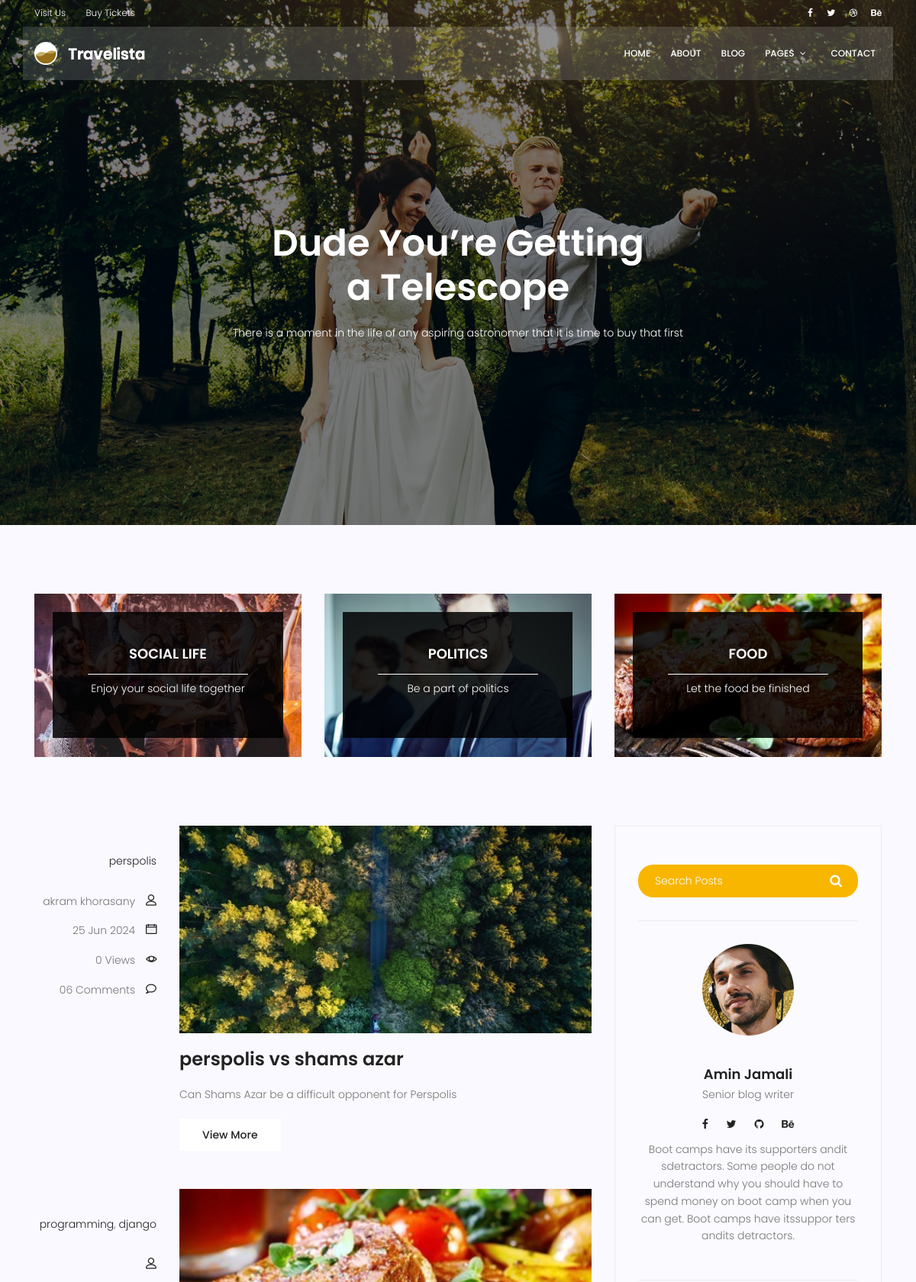
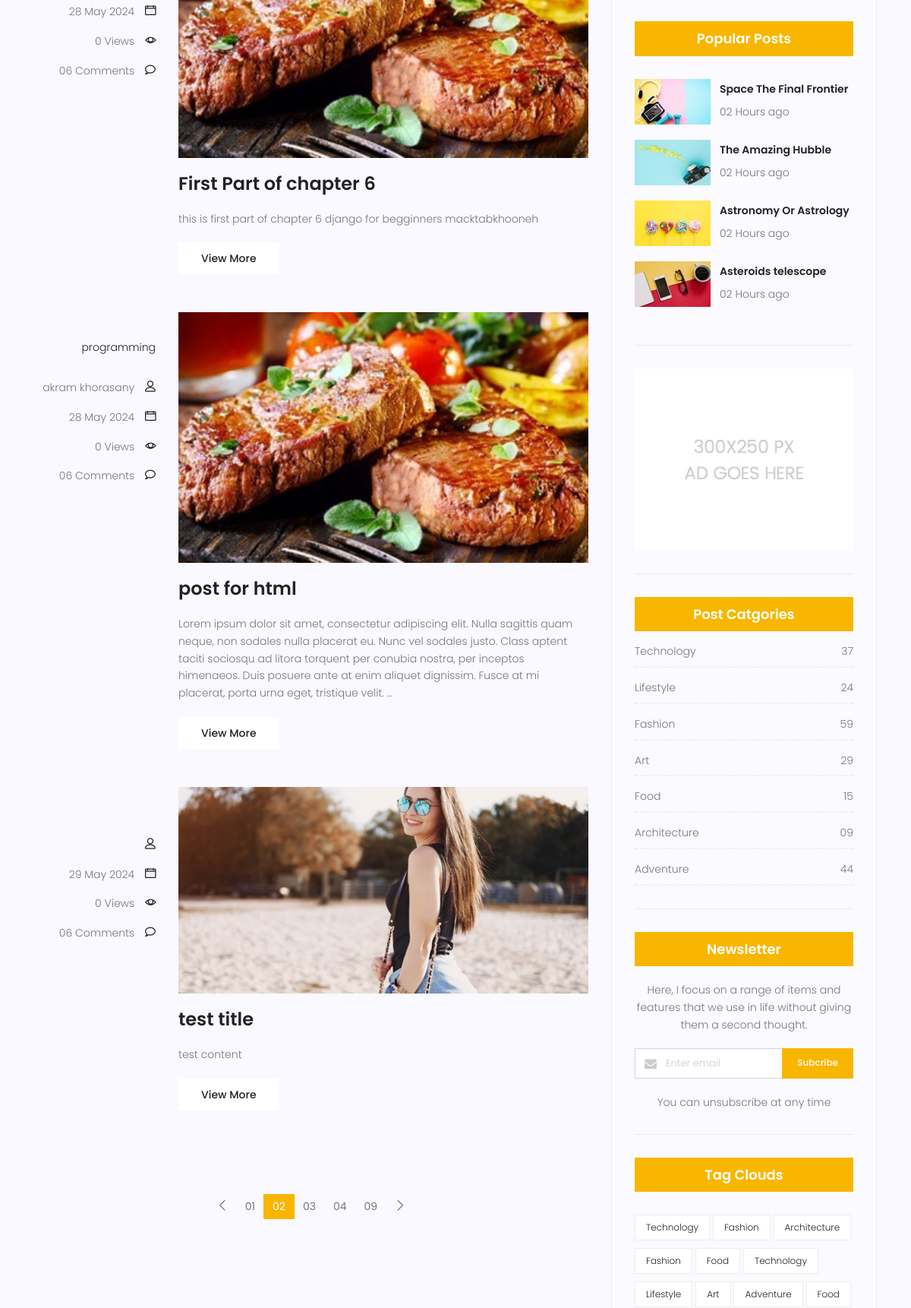
Screenshot of /blog/ (upper part) with the database file from the repository (2 pictures, top to bottom).
### blog/models.py (models this page shows, shortened)
class Category(models.Model):
    name = models.CharField(max_length=255)
    def __str__(self) -> str:
        return self.name

class Post(models.Model):
    image = models.ImageField(upload_to = 'blog/', default='blog/default.jpj')
    author = models.ForeignKey(User, on_delete=models.SET_NULL, null=True)
    title = models.CharField(max_length=255)
    content = models.TextField()
    category = models.ManyToManyField(Category)
    counted_views = models.PositiveIntegerField(default=0)
    status = models.BooleanField(default=False)
    published_date = models.DateTimeField(null=True)
    created_at = models.DateTimeField(auto_now_add=True)
    updated_at = models.DateTimeField(auto_now=True)
    class Meta:
        ordering = ('-created_at',)

### blog/views.py (the view)
# urls.py: path('', blog_view, name='index'),
def blog_view(request):
    posts = Post.objects.filter(status=1)
    context = {'posts':posts}
    return render(request, 'blog/blog-home.html', context)

### templates/blog/blog-home.html (shortened to what this page needs)
{% extends "base.html" %}
{% load static %}
{% block content %}
			<section class="banner-area relative blog-home-banner" id="home">
				<div class="overlay overlay-bg"></div>
				<div class="container">
					<div class="row d-flex align-items-center justify-content-center">
						<div class="about-content blog-header-content col-lg-12">
							<h1 class="text-white">
								Dude You’re Getting
								a Telescope
							</h1>
							<p class="text-white">
								There is a moment in the life of any aspiring astronomer that it is time to buy that first
							</p>
						</div>
					</div>
				</div>
			</section>
			<section class="top-category-widget-area pt-90 pb-90 ">
				<div class="container">
					<div class="row">
						<div class="col-lg-4">
							<div class="single-cat-widget">
								<div class="content relative">
									<div class="overlay overlay-bg"></div>
								    <a href="#" target="_blank">
								      <div class="thumb">
								  		 <img class="content-image img-fluid d-block mx-auto" src="{% static 'img/blog/cat-widget1.jpg' %}" alt="">
								  	  </div>
								      <div class="content-details">
								        <h4 class="content-title mx-auto text-uppercase">Social life</h4>
								        <span></span>
								        <p>Enjoy your social life together</p>
								      </div>
								    </a>
								</div>
							</div>
						</div>
						<div class="col-lg-4">
							<div class="single-cat-widget">
								<div class="content relative">
									<div class="overlay overlay-bg"></div>
								    <a href="#" target="_blank">
								      <div class="thumb">
								  		 <img class="content-image img-fluid d-block mx-auto" src="{% static 'img/blog/cat-widget2.jpg' %}" alt="">
								  	  </div>
								      <div class="content-details">
								        <h4 class="content-title mx-auto text-uppercase">Politics</h4>
								        <span></span>
								        <p>Be a part of politics</p>
								      </div>
								    </a>
								</div>
							</div>
						</div>
						<div class="col-lg-4">
							<div class="single-cat-widget">
								<div class="content relative">
									<div class="overlay overlay-bg"></div>
								    <a href="#" target="_blank">
								      <div class="thumb">
								  		 <img class="content-image img-fluid d-block mx-auto" src="{% static 'img/blog/cat-widget3.jpg' %}" alt="">
								  	  </div>
								      <div class="content-details">
								        <h4 class="content-title mx-auto text-uppercase">Food</h4>
								        <span></span>
								        <p>Let the food be finished</p>
								      </div>
								    </a>
								</div>
							</div>
						</div>
					</div>
				</div>
			</section>
			<section class="post-content-area">
				<div class="container">
					<div class="row">
						<div class="col-lg-8 posts-list">
							{% for post in posts %}
							<div class="single-post row">
								<div class="col-lg-3  col-md-3 meta-details">
									<ul class="tags">
										{% for cat in post.category.all %}
										<li>
											<a href="#">{{cat}}</a>{% if not forloop.last %},{%endif%}
										</li>
										{% endfor %}
									</ul>
									<div class="user-details row">
										<p class="user-name col-lg-12 col-md-12 col-6"><a href="#">{{post.author.get_full_name}}</a> <span class="lnr lnr-user"></span></p>
										<p class="date col-lg-12 col-md-12 col-6"><a href="#">{{post.published_date|date:"d M Y"}}</a> <span class="lnr lnr-calendar-full"></span></p>
										<p class="view col-lg-12 col-md-12 col-6"><a href="#">{{post.counted_views}} Views</a> <span class="lnr lnr-eye"></span></p>
										<p class="comments col-lg-12 col-md-12 col-6"><a href="#">06 Comments</a> <span class="lnr lnr-bubble"></span></p>
									</div>
								</div>
								<div class="col-lg-9 col-md-9 ">
									<div class="feature-img">
										<img class="img-fluid" src="{{post.image.url}}" alt="">
									</div>
									<a class="posts-title" href="{% url 'blog:single' pid=post.id %}"><h3>{{post.title}}</h3></a>
									<p class="excert">
										{{post.content|truncatewords:50}}
									</p>
									<a href="{% url 'blog:single' pid=post.id %}" class="primary-btn">View More</a>
								</div>
							</div>
							{% endfor %}
		                    <nav class="blog-pagination justify-content-center d-flex">
		                        <ul class="pagination">
		                            <li class="page-item">
		                                <a href="#" class="page-link" aria-label="Previous">
		                                    <span aria-hidden="true">
		                                        <span class="lnr lnr-chevron-left"></span>
		                                    </span>
		                                </a>
		                            </li>
		                            <li class="page-item"><a href="#" class="page-link">01</a></li>
		                            <li class="page-item active"><a href="#" class="page-link">02</a></li>
		                            <li class="page-item"><a href="#" class="page-link">03</a></li>
		                            <li class="page-item"><a href="#" class="page-link">04</a></li>
		                            <li class="page-item"><a href="#" class="page-link">09</a></li>
		                            <li class="page-item">
		                                <a href="#" class="page-link" aria-label="Next">
		                                    <span aria-hidden="true">
		                                        <span class="lnr lnr-chevron-right"></span>
		                                    </span>
		                                </a>
		                            </li>
		                        </ul>
		                    </nav>
						</div>
						<div class="col-lg-4 sidebar-widgets">
							<div class="widget-wrap">
								<div class="single-sidebar-widget search-widget">
									<form class="search-form" action="#">
			                            <input placeholder="Search Posts" name="search" type="text" onfocus="this.placeholder = ''" onblur="this.placeholder = 'Search Posts'" >
			                            <button type="submit"><i class="fa fa-search"></i></button>
			                        </form>
								</div>
								{% include "blog/blog-writer.html" %}
								<div class="single-sidebar-widget popular-post-widget">
									<h4 class="popular-title">Popular Posts</h4>
									<div class="popular-post-list">
										<div class="single-post-list d-flex flex-row align-items-center">
											<div class="thumb">
												<img class="img-fluid" src="{% static 'img/blog/pp1.jpg' %}" alt="">
											</div>
											<div class="details">
												<a href="blog-single.html"><h6>Space The Final Frontier</h6></a>
												<p>02 Hours ago</p>
											</div>
										</div>
										<div class="single-post-list d-flex flex-row align-items-center">
											<div class="thumb">
												<img class="img-fluid" src="{% static 'img/blog/pp2.jpg' %}" alt="">
											</div>
											<div class="details">
												<a href="blog-single.html"><h6>The Amazing Hubble</h6></a>
												<p>02 Hours ago</p>
											</div>
										</div>
										<div class="single-post-list d-flex flex-row align-items-center">
											<div class="thumb">
												<img class="img-fluid" src="{% static 'img/blog/pp3.jpg' %}" alt="">
											</div>
											<div class="details">
												<a href="blog-single.html"><h6>Astronomy Or Astrology</h6></a>
												<p>02 Hours ago</p>
											</div>
										</div>
										<div class="single-post-list d-flex flex-row align-items-center">
											<div class="thumb">
												<img class="img-fluid" src="{% static 'img/blog/pp4.jpg' %}" alt="">
											</div>
											<div class="details">
												<a href="blog-single.html"><h6>Asteroids telescope</h6></a>
												<p>02 Hours ago</p>
											</div>
										</div>
									</div>
								</div>
								<div class="single-sidebar-widget ads-widget">
									<a href="#"><img class="img-fluid" src="{% static 'img/blog/ads-banner.jpg' %}" alt=""></a>
								</div>
								<div class="single-sidebar-widget post-category-widget">
									<h4 class="category-title">Post Catgories</h4>
									<ul class="cat-list">
										<li>
											<a href="#" class="d-flex justify-content-between">
												<p>Technology</p>
												<p>37</p>
											</a>
										</li>
										<li>
											<a href="#" class="d-flex justify-content-between">
												<p>Lifestyle</p>
												<p>24</p>
											</a>
										</li>
										<li>
											<a href="#" class="d-flex justify-content-between">
												<p>Fashion</p>
												<p>59</p>
											</a>
										</li>
										<li>
											<a href="#" class="d-flex justify-content-between">
												<p>Art</p>
												<p>29</p>
											</a>
										</li>
										<li>
											<a href="#" class="d-flex justify-content-between">
												<p>Food</p>
												<p>15</p>
											</a>
										</li>
										<li>
											<a href="#" class="d-flex justify-content-between">
												<p>Architecture</p>
												<p>09</p>
											</a>
										</li>
										<li>
											<a href="#" class="d-flex justify-content-between">
												<p>Adventure</p>
												<p>44</p>
											</a>
										</li>
									</ul>
								</div>
								<div class="single-sidebar-widget newsletter-widget">
									<h4 class="newsletter-title">Newsletter</h4>
									<p>
										Here, I focus on a range of items and features that we use in life without
										giving them a second thought.
									</p>
									<div class="form-group d-flex flex-row">
									   <div class="col-autos">
									      <div class="input-group">
									        <div class="input-group-prepend">
									          <div class="input-group-text"><i class="fa fa-envelope" aria-hidden="true"></i>
											</div>
									        </div>
									        <input type="text" class="form-control" id="inlineFormInputGroup" placeholder="Enter email" onfocus="this.placeholder = ''" onblur="this.placeholder = 'Enter email'" >
									      </div>
									    </div>
									    <a href="#" class="bbtns">Subcribe</a>
									</div>
									<p class="text-bottom">
										You can unsubscribe at any time
									</p>
								</div>
								<div class="single-sidebar-widget tag-cloud-widget">
									<h4 class="tagcloud-title">Tag Clouds</h4>
									<ul>
										<li><a href="#">Technology</a></li>
										<li><a href="#">Fashion</a></li>
										<li><a href="#">Architecture</a></li>
										<li><a href="#">Fashion</a></li>
										<li><a href="#">Food</a></li>
										<li><a href="#">Technology</a></li>
										<li><a href="#">Lifestyle</a></li>
										<li><a href="#">Art</a></li>
										<li><a href="#">Adventure</a></li>
										<li><a href="#">Food</a></li>
									</ul>
								</div>
							</div>
						</div>
					</div>
				</div>
			</section>
{% endblock content%}

### templates/base.html (shortened to what this page needs)
{% load static %}
<!DOCTYPE html>
<html lang="zxx" class="no-js">
	<head>
			<link rel="stylesheet" href="{% static 'css/linearicons.css' %}">
			<link rel="stylesheet" href="{% static 'css/font-awesome.min.css' %}">
			<link rel="stylesheet" href="{% static 'css/bootstrap.css' %}">
			<link rel="stylesheet" href="{% static 'css/magnific-popup.css' %}">
			<link rel="stylesheet" href="{% static 'css/jquery-ui.css' %}">
			<link rel="stylesheet" href="{% static 'css/nice-select.css' %}">
			<link rel="stylesheet" href="{% static 'css/animate.min.css' %}">
			<link rel="stylesheet" href="{% static 'css/owl.carousel.css' %}">
			<link rel="stylesheet" href="{% static 'css/main.css' %}">
	</head>
	<body>
<header id="header">
  <div class="header-top">
    <div class="container">
      <div class="row align-items-center">
        <div class="col-lg-6 col-sm-6 col-6 header-top-left">
          <ul>
            <li>
              <a href="#">Visit Us</a>
            </li>
            <li>
              <a href="#">Buy Tickets</a>
            </li>
          </ul>
        </div>
        <div class="col-lg-6 col-sm-6 col-6 header-top-right">
          <div class="header-social">
            <a href="#"><i class="fa fa-facebook"></i></a>
            <a href="#"><i class="fa fa-twitter"></i></a>
            <a href="#"><i class="fa fa-dribbble"></i></a>
            <a href="#"><i class="fa fa-behance"></i></a>
          </div>
        </div>
      </div>
    </div>
  </div>
  <div class="container main-menu">
    <div class="row align-items-center justify-content-between d-flex">
      <div id="logo">
        <a href="{% url 'website:index'%}"
          ><img src="{% static 'img/logo.png' %}" alt="" title=""
        /></a>
      </div>
      <nav id="nav-menu-container">
        <ul class="nav-menu">
          <li>
            <a href={% url 'website:index'%}>Home</a>
          </li>
          <li>
            <a href={% url 'website:about' %}>About</a>
          </li>
          <li>
            <a href={% url 'blog:index' %}>Blog</a>
          </li>
          <li class="menu-has-children">
            <a href="">Pages</a>
          </li>
          <li>
            <a href={% url 'website:contact'%}>Contact</a>
          </li>
        </ul>
      </nav>
    </div>
  </div>
</header>
{% block content %} {% endblock %}
</body>
</html>

### templates/blog/blog-writer.html
{% load static %}
<div class="single-sidebar-widget user-info-widget">
    <img src="{% static 'img/blog/user-info.png' %}" alt="">
    <a href="#"><h4>Amin Jamali</h4></a>
    <p>
        Senior blog writer
    </p>
    <ul class="social-links">
        <li><a href="#"><i class="fa fa-facebook"></i></a></li>
        <li><a href="#"><i class="fa fa-twitter"></i></a></li>
        <li><a href="#"><i class="fa fa-github"></i></a></li>
        <li><a href="#"><i class="fa fa-behance"></i></a></li>
    </ul>
    <p>
        Boot camps have its supporters andit sdetractors. Some people do not understand why you should have to spend money on boot camp when you can get. Boot camps have itssuppor ters andits detractors.
    </p>
</div>

### rows the page displays
Post: author.get_full_name "akram khorasany", published_date "25 Jun 2024", counted_views "0", image (picture), title "perspolis vs shams azar", content "Can Shams Azar be a difficult opponent for Perspolis"
Category: name "perspolis"
Post: published_date "28 May 2024", counted_views "0", image (picture), title "First Part of chapter 6", content "this is first part of chapter 6 django for begginners macktabkhooneh"
Category: name "programming"
Category: name "django"
Post: author.get_full_name "akram khorasany", published_date "28 May 2024", counted_views "0", image (picture), title "post for html", content "Lorem ipsum dolor sit amet, consectetur adipiscing elit. Nulla sagittis quam neque, non sodales nulla placerat eu. Nunc vel sodales justo. Class aptent taciti sociosqu ad litora torquent per conubia nostra, per inceptos himenaeos. Duis posuere ante at enim aliquet dignissim. Fusce at mi placerat, porta urna eget, tristique velit. …"
Post: published_date "29 May 2024", counted_views "0", image (picture), title "test title", content "test content"
